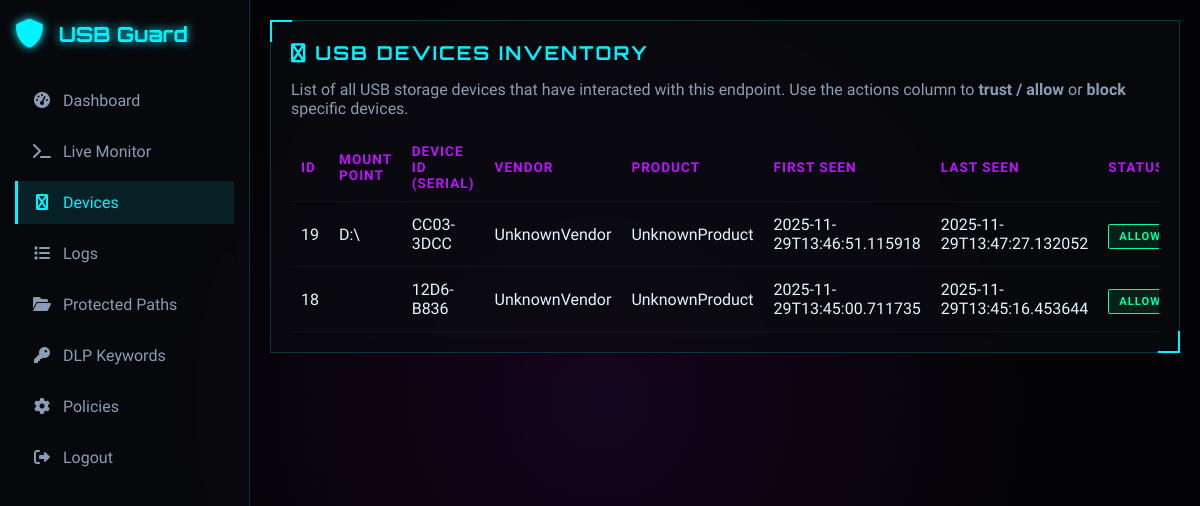
The app's page /devices (signed in) with its own data.
### tables this page shows
CREATE TABLE devices (
        id INTEGER PRIMARY KEY AUTOINCREMENT,
        mount_point TEXT UNIQUE,
        device_id TEXT,
        vendor TEXT,
        product TEXT,
        first_seen TEXT,
        last_seen TEXT,
        status TEXT,      -- allowed, blocked, unknown
        last_action TEXT  -- allowed, blocked, read_only
    , alias TEXT);

### dashboard.py (the view)
@app.route("/devices")
@login_required
def devices():
    conn = get_connection()
    cur = conn.cursor()
    cur.execute("SELECT * FROM devices ORDER BY last_seen DESC;")
    devices_rows = cur.fetchall()
    conn.close()
    return render_template("devices.html", devices=devices_rows)

### dashboard.py (called while the page is built)
@login_manager.user_loader
def load_user(user_id):
    user_data = get_user_by_id(int(user_id))
    if user_data:
        return User(id=user_data['id'], username=user_data['username'])
    return None

### db.py (called while the page is built)
def get_connection():
    conn = sqlite3.connect(DB_PATH, check_same_thread=False)
    conn.row_factory = sqlite3.Row
    return conn

def get_user_by_id(user_id: int):
    conn = get_connection()
    cur = conn.cursor()
    cur.execute("SELECT * FROM users WHERE id = ?;", (user_id,))
    row = cur.fetchone()
    conn.close()
    return row

### templates/devices.html (shortened to what this page needs)
{% extends "base.html" %}
{% block content %}
<div class="glass-panel">
    <h2><i class="fas fa-usb"></i> USB Devices Inventory</h2>
    <p class="text-muted">
        List of all USB storage devices that have interacted with this endpoint.
        Use the actions column to <strong>trust / allow</strong> or <strong>block</strong> specific devices.
    </p>
    <div class="table-responsive">
        <table class="table table-hover text-light">
            <thead>
                <tr>
                    <th>ID</th>
                    <th>Mount Point</th>
                    <th>Device ID (Serial)</th>
                    <th>Vendor</th>
                    <th>Product</th>
                    <th>First Seen</th>
                    <th>Last Seen</th>
                    <th>Status</th>
                </tr>
            </thead>
            <tbody>
                {% for d in devices %}
                <tr>
                    <td>{{ d["id"] }}</td>
                    <td class="font-monospace">{{ d["mount_point"] }}</td>
                    <td class="font-monospace">{{ d["device_id"] }}</td>
                    <td>{{ d["vendor"] }}</td>
                    <td>{{ d["product"] }}</td>
                    <td>{{ d["first_seen"] }}</td>
                    <td>{{ d["last_seen"] }}</td>
                    <td>
                        {% if d["status"] == "allowed" %}
                        <span class="badge badge-success">ALLOWED</span>
                        {% elif d["status"] == "blocked" %}
                        <span class="badge badge-danger">BLOCKED</span>
                        {% else %}
                        <span class="badge badge-warning">UNKNOWN</span>
                        {% endif %}
                    </td>
                </tr>
                {% else %}
                <tr>
                    <td colspan="10" class="text-center">No devices found.</td>
                </tr>
                {% endfor %}
            </tbody>
        </table>
    </div>
</div>
{% endblock %}

### templates/base.html (style rules this page uses)
:root { --bg-color: #030305; --panel-bg: rgba(10, 12, 16, 0.7); --text-primary: #e0f7ff; --text-secondary: #8b9db5; --accent-cyan: #00f3ff; --accent-purple: #bc13fe; --glass-border: rgba(0, 243, 255, 0.2); --danger: #ff2a6d; --success: #00ff9d; --warning: #fcee0a; }
* { margin: 0; padding: 0; box-sizing: border-box; }
body { font-family: 'Rajdhani', sans-serif; background-color: var(--bg-color); color: var(--text-primary); background-image: radial-gradient(circle at 50% 50%, rgba(188, 19, 254, 0.1) 0%, transparent 60%), linear-gradient(0deg, rgba(0, 0, 0, 0.2) 0%, transparent 1px), linear-gradient(90deg, rgba(0, 0, 0, 0.2) 0%, transparent 1px); background-size: 100% 100%, 40px 40px, 40px 40px; min-height: 100vh; }
.glass-panel { background: var(--panel-bg); border: 1px solid var(--glass-border); backdrop-filter: blur(12px); padding: 20px; margin-bottom: 20px; position: relative; }
.glass-panel::before { content: ''; position: absolute; top: -1px; left: -1px; width: 20px; height: 20px; border-top: 2px solid var(--accent-cyan); border-left: 2px solid var(--accent-cyan); }
.glass-panel::after { content: ''; position: absolute; bottom: -1px; right: -1px; width: 20px; height: 20px; border-bottom: 2px solid var(--accent-cyan); border-right: 2px solid var(--accent-cyan); }
h2, h3 { font-family: 'Orbitron', sans-serif; color: var(--accent-cyan); margin-bottom: 15px; text-transform: uppercase; letter-spacing: 2px; font-size: 1.2rem; }
.table-responsive { overflow-x: auto; }
table { width: 100%; border-collapse: collapse; margin-top: 15px; }
th, td { padding: 10px; text-align: left; border-bottom: 1px solid rgba(255, 255, 255, 0.05); }
th { color: var(--accent-purple); font-weight: 600; text-transform: uppercase; font-size: 0.85rem; letter-spacing: 1px; }
.text-muted { color: var(--text-secondary) !important; }
.badge { padding: 5px 10px; font-size: 0.7rem; font-weight: 700; letter-spacing: 1px; border: 1px solid; text-transform: uppercase; border-radius: 2px; }
.badge-success { border-color: var(--success); color: var(--success); background: rgba(0, 255, 157, 0.1); }

### records on screen
devices: id "19", mount_point "D:\\", device_id "CC03-3DCC", vendor "UnknownVendor", product "UnknownProduct", first_seen "2025-11-29T13:46:51.115918", last_seen "2025-11-29T13:47:27.132052", status "ALLOWED"
devices: id "18", device_id "12D6-B836", vendor "UnknownVendor", product "UnknownProduct", first_seen "2025-11-29T13:45:00.711735", last_seen "2025-11-29T13:45:16.453644", status "ALLOWED"
